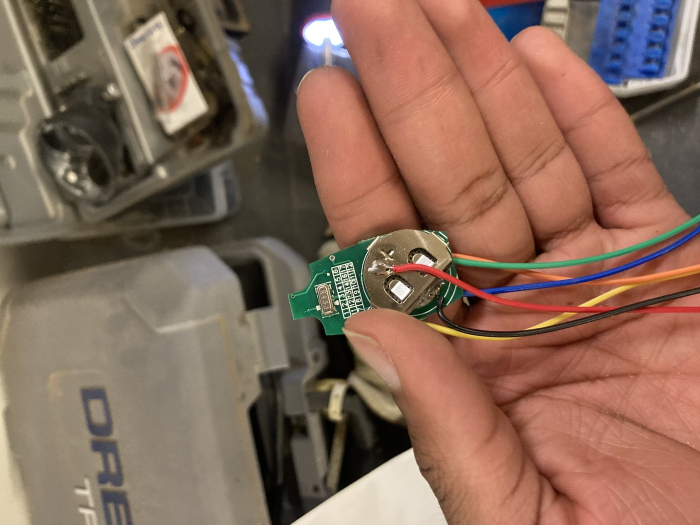
#> input picture hardware/photos/2026-08-23-fob-cell-side.jpg, 1400 x 1050 px, given in place of 2026-08-23-starter-enclosure.jpg, which was not available (shown at 1/2 size)
$ python annotate_photos.py
#> lines starting #> are read from the running program, lines starting #| are printed output that depends on the picture
#!/usr/bin/env python3
"""Draw numbered callouts onto the build photos.

The annotated images are what NEXT-STEPS.md embeds, so a helper who has never
seen a contactor can be told "the thing marked 2" over a video call and point at
the right object. Callout text lives in the markdown legend, not on the image —
a number survives being viewed on a phone at arm's length; a paragraph does not.

Source photos and callout coordinates are both in this file, so regenerating is:

    python3 tools/annotate_photos.py

Coordinates are in pixels on the 1400 px-wide source images. `at` is what the
callout points at; `badge` is where the number sits, chosen to land on empty
background rather than on top of the thing being pointed at.
"""

from pathlib import Path

from PIL import Image, ImageDraw, ImageFont

PHOTOS = Path(__file__).resolve().parent.parent / "hardware" / "photos"
FONT = "/usr/share/fonts/truetype/dejavu/DejaVuSans-Bold.ttf"

AMBER = (255, 200, 0)
INK = (10, 10, 10)
WHITE = (255, 255, 255)

# name: [(number, (at_x, at_y), (badge_x, badge_y)), ...]
CALLOUTS = {
    "2026-08-23-starter-enclosure": [
        (1, (820, 500), (620, 330)),
        (2, (565, 785), (330, 660)),
        (3, (1055, 545), (1245, 660)),
        (4, (662, 996), (880, 1090)),
    ],
    "2026-08-23-fob-cell-side": [
        (1, (800, 545), (640, 300)),
        (2, (905, 600), (1075, 810)),
        (3, (1195, 520), (1235, 295)),
    ],
    "2026-08-23-fob-encoder-side": [
        (1, (652, 432), (425, 185)),
        (2, (835, 462), (1010, 205)),
        (3, (862, 606), (620, 790)),
    ],
    "2026-08-23-fob-pigtail-esp32-topside": [
        (1, (990, 620), (900, 845)),
        (2, (735, 632), (470, 730)),
        (3, (900, 528), (615, 430)),
        (4, (140, 330), (300, 530)),
        (5, (1250, 288), (1140, 440)),
    ],
}

R = 40          # badge radius
DOT = 11        # radius of the dot on the target
LEAD = 7        # leader-line width


def annotate(name: str, marks) -> None:
#> called with name = '2026-08-23-starter-enclosure'
    im = Image.open(PHOTOS / f"{name}.jpg").convert("RGB")
#> im is the input picture: PIL image 1400x1050 RGB; mean R, G, B 135.3, 104.7, 88.4
    d = ImageDraw.Draw(im)
    font = ImageFont.truetype(FONT, 52)

    for _, at, badge in marks:
        # Leader drawn twice: a dark casing under a bright core, so it stays
        # visible over both the black enclosure and the pale bench.
        d.line([badge, at], fill=INK, width=LEAD + 6)
        d.line([badge, at], fill=AMBER, width=LEAD)
        d.ellipse([at[0] - DOT - 3, at[1] - DOT - 3, at[0] + DOT + 3, at[1] + DOT + 3], fill=INK)
        d.ellipse([at[0] - DOT, at[1] - DOT, at[0] + DOT, at[1] + DOT], fill=AMBER)

    for num, _, badge in marks:
        bx, by = badge
        d.ellipse([bx - R - 5, by - R - 5, bx + R + 5, by + R + 5], fill=INK)
        d.ellipse([bx - R, by - R, bx + R, by + R], fill=AMBER)
        d.text((bx, by), str(num), font=font, fill=INK, anchor="mm")

    out = PHOTOS / f"{name}-annotated.jpg"
    im.save(out, quality=86, optimize=True)
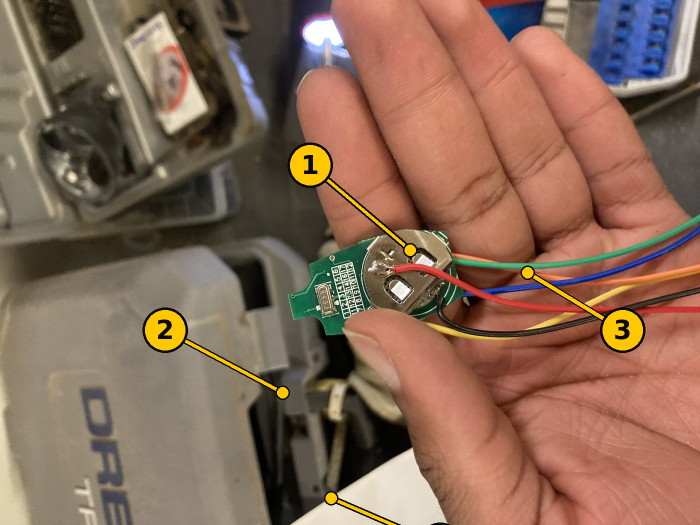
#> saved as 2026-08-23-starter-enclosure-annotated.jpg: PIL image 1400x1050 RGB (shown at 1/2 size); mean R, G, B 135.9, 105.2, 86.6
    print(f"{out.name}  {im.size[0]}x{im.size[1]}  {out.stat().st_size // 1024} KB")
#| 2026-08-23-starter-enclosure-annotated.jpg  1400x1050  224 KB
#> pass 3 of the loop `for name, marks in CALLOUTS.items():`:
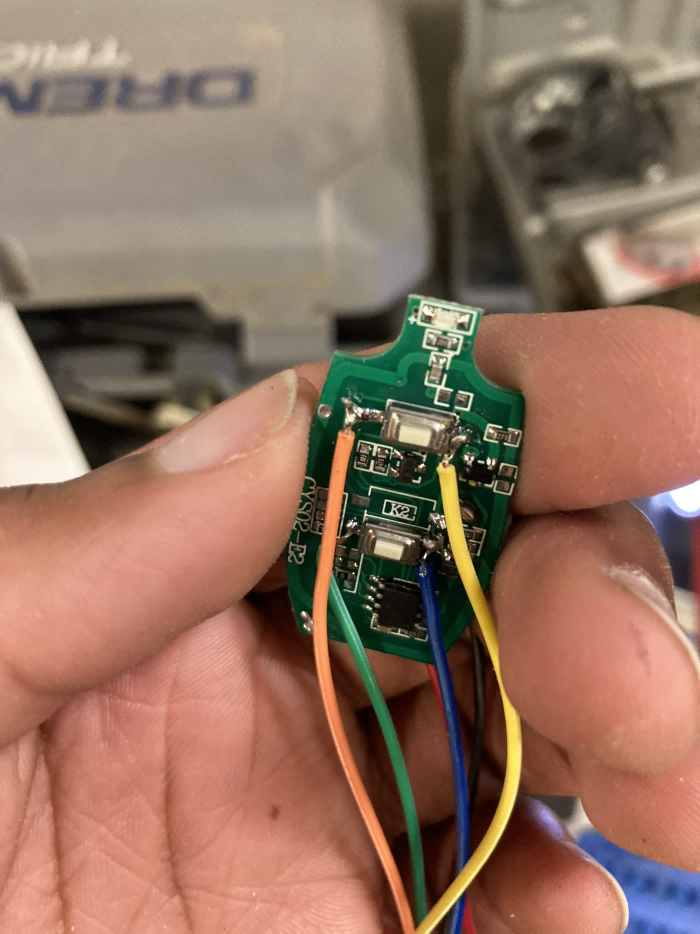
#> input picture hardware/photos/2026-08-23-fob-encoder-side.jpg, 1400 x 1867 px (shown at 1/2 size)
#> in annotate, im is the input picture: PIL image 1400x1867 RGB; mean R, G, B 145.6, 113.5, 95.9
#> in annotate (call 3), `im.save(out, quality=86, optimize=True)`:
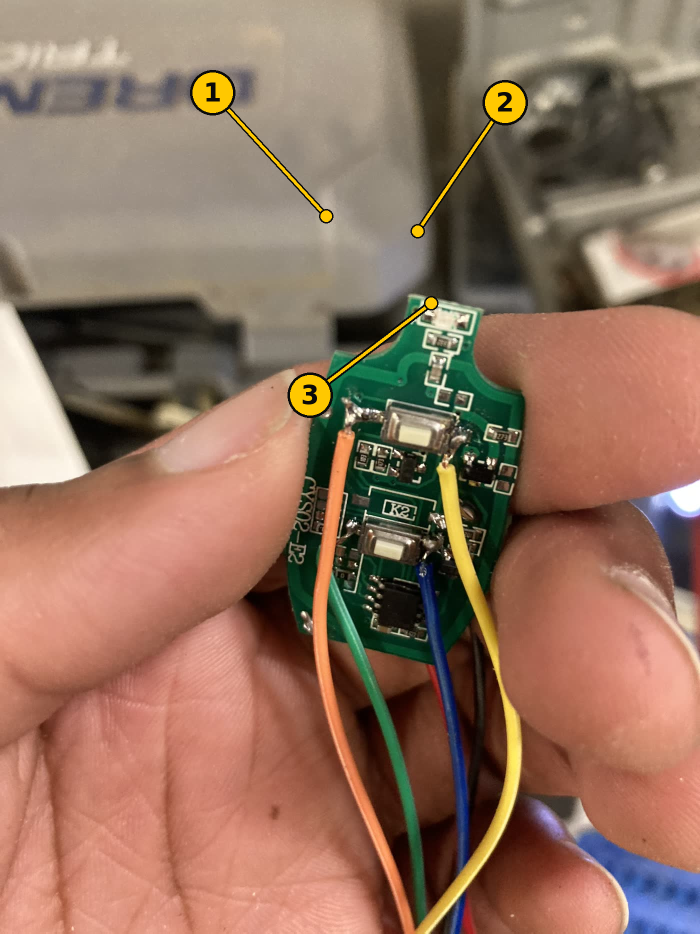
#> saved as 2026-08-23-fob-encoder-side-annotated.jpg: PIL image 1400x1867 RGB (shown at 1/2 size); mean R, G, B 146.1, 113.7, 94.7
#| 2026-08-23-fob-encoder-side-annotated.jpg  1400x1867  188 KB
#> the loop made 4 passes; the first 3 are shown


if __name__ == "__main__":
    for name, marks in CALLOUTS.items():
        annotate(name, marks)
